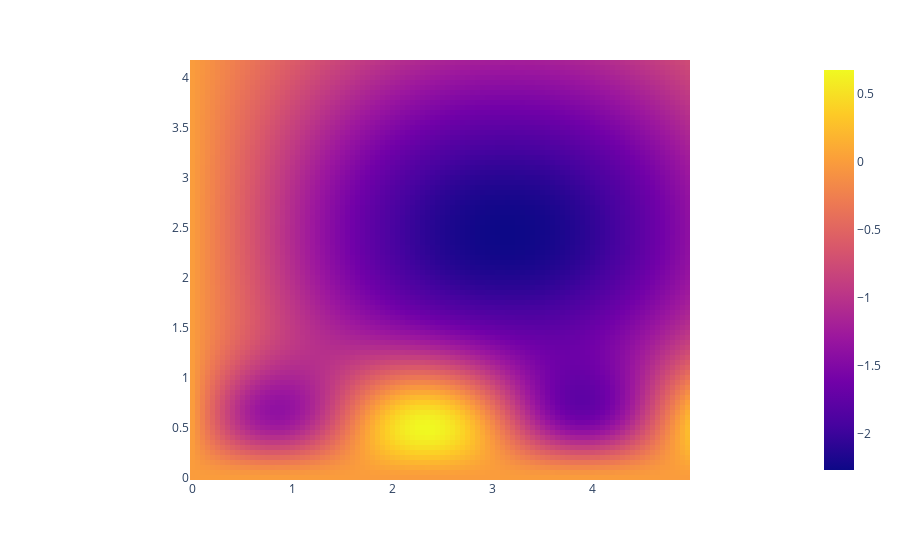

The notebook cell saved with this chart:
### Code cell
import time
start_time = time.time()
result, s, t0 = wavelet_transform(func_1, wave, t0_max=5, s_max=4.2)
total_time = int((time.time() - start_time))
print(total_time)

fig = px.imshow(result, x=t0, y=s, origin='lower')
fig.show()

### Figure 1 — Plotly figure (JSON) as saved in the notebook; plotly's stock layout.template omitted (floating-point values rounded to 4 significant figures; data arrays with more than 128 entries replaced by an {"elided": "..."} marker saying what was removed)
{"data": [{"coloraxis": "coloraxis", "hovertemplate": "x: %{x}<br>y: %{y}<br>color: %{z}<extra></extra>", "name": "0", "type": "heatmap", "x": [0, 0.05, 0.1, 0.15, 0.2, 0.25, 0.3, 0.35, 0.4, 0.45, 0.5, 0.55, 0.6, 0.65, 0.7, 0.75, 0.8, 0.85, 0.9, 0.95, 1, 1.05, 1.1, 1.15, 1.2, 1.25, 1.3, 1.35, 1.4, 1.45, 1.5, 1.55, 1.6, 1.65, 1.7, 1.75, 1.8, 1.85, 1.9, 1.95, 2, 2.05, 2.1, 2.15, 2.2, 2.25, 2.3, 2.35, 2.4, 2.45, 2.5, 2.55, 2.6, 2.65, 2.7, 2.75, 2.8, 2.85, 2.9, 2.95, 3, 3.05, 3.1, 3.15, 3.2, 3.25, 3.3, 3.35, 3.4, 3.45, 3.5, 3.55, 3.6, 3.65, 3.7, 3.75, 3.8, 3.85, 3.9, 3.95, 4, 4.05, 4.1, 4.15, 4.2, 4.25, 4.3, 4.35, 4.4, 4.45, 4.5, 4.55, 4.6, 4.65, 4.7, 4.75, 4.8, 4.85, 4.9, 4.95], "xaxis": "x", "y": [1e-10, 0.05, 0.1, 0.15, 0.2, 0.25, 0.3, 0.35, 0.4, 0.45, 0.5, 0.55, 0.6, 0.65, 0.7, 0.75, 0.8, 0.85, 0.9, 0.95, 1.0, 1.05, 1.1, 1.15, 1.2, 1.25, 1.3, 1.35, 1.4, 1.45, 1.5, 1.55, 1.6, 1.65, 1.7, 1.75, 1.8, 1.85, 1.9, 1.95, 2.0, 2.05, 2.1, 2.15, 2.2, 2.25, 2.3, 2.35, 2.4, 2.45, 2.5, 2.55, 2.6, 2.65, 2.7, 2.75, 2.8, 2.85, 2.9, 2.95, 3.0, 3.05, 3.1, 3.15, 3.2, 3.25, 3.3, 3.35, 3.4, 3.45, 3.5, 3.55, 3.6, 3.65, 3.7, 3.75, 3.8, 3.85, 3.9, 3.95, 4.0, 4.05, 4.1, 4.15], "yaxis": "y", "z": {"elided": "84x100 float values"}}], "layout": {"coloraxis": {"colorscale": [[0, "#0d0887"], [0.1111, "#46039f"], [0.2222, "#7201a8"], [0.3333, "#9c179e"], [0.4444, "#bd3786"], [0.5556, "#d8576b"], [0.6667, "#ed7953"], [0.7778, "#fb9f3a"], [0.8889, "#fdca26"], [1, "#f0f921"]]}, "margin": {"t": 60}, "xaxis": {"anchor": "y", "constrain": "domain", "domain": [0, 1], "scaleanchor": "y"}, "yaxis": {"anchor": "x", "autorange": true, "constrain": "domain", "domain": [0, 1]}}}
